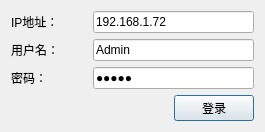
<?xml version="1.0" encoding="UTF-8"?>
<ui version="4.0">
 <class>UI_Login_Dialog</class>
 <widget class="QDialog" name="UI_Login_Dialog">
  <property name="geometry">
   <rect>
    <x>0</x>
    <y>0</y>
    <width>265</width>
    <height>122</height>
   </rect>
  </property>
  <property name="windowTitle">
   <string>Dialog</string>
  </property>
  <layout class="QGridLayout" name="gridLayout_2">
   <item row="0" column="0">
    <layout class="QGridLayout" name="gridLayout">
     <item row="0" column="0">
      <widget class="QLabel" name="label">
       <property name="text">
        <string>IP地址：</string>
       </property>
      </widget>
     </item>
     <item row="0" column="1" colspan="2">
      <widget class="QLineEdit" name="lineEdit">
       <property name="text">
        <string>192.168.1.72</string>
       </property>
      </widget>
     </item>
     <item row="1" column="0">
      <widget class="QLabel" name="label_2">
       <property name="text">
        <string>用户名：</string>
       </property>
      </widget>
     </item>
     <item row="1" column="1" colspan="2">
      <widget class="QLineEdit" name="lineEdit_2">
       <property name="text">
        <string>Admin</string>
       </property>
      </widget>
     </item>
     <item row="2" column="0">
      <widget class="QLabel" name="label_3">
       <property name="text">
        <string>密码：</string>
       </property>
      </widget>
     </item>
     <item row="2" column="1" colspan="2">
      <widget class="QLineEdit" name="lineEdit_3">
       <property name="text">
        <string>Admin</string>
       </property>
       <property name="echoMode">
        <enum>QLineEdit::Password</enum>
       </property>
      </widget>
     </item>
     <item row="3" column="0" colspan="2">
      <spacer name="horizontalSpacer">
       <property name="orientation">
        <enum>Qt::Horizontal</enum>
       </property>
       <property name="sizeHint" stdset="0">
        <size>
         <width>88</width>
         <height>20</height>
        </size>
       </property>
      </spacer>
     </item>
     <item row="3" column="2">
      <widget class="QPushButton" name="pushButton">
       <property name="toolTip">
        <string/>
       </property>
       <property name="statusTip">
        <string/>
       </property>
       <property name="whatsThis">
        <string/>
       </property>
       <property name="text">
        <string>登录</string>
       </property>
      </widget>
     </item>
    </layout>
   </item>
  </layout>
 </widget>
 <resources/>
 <connections/>
</ui>
